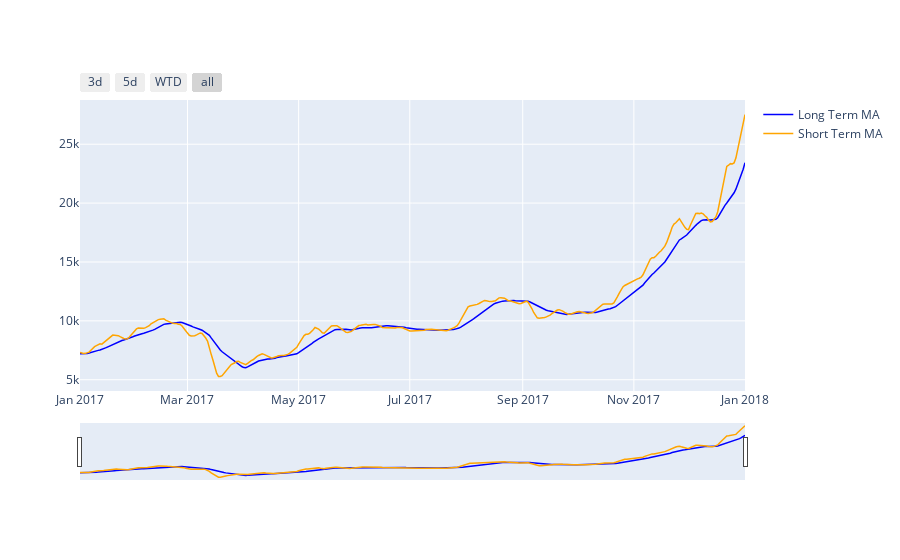

The notebook cell saved with this chart:
### Code cell
# MA con resampleo en dias
df_daily = df.resample("24H").mean()

df_daily['MA5'] = df_daily['close'].rolling(5).mean()
df_daily['MA20'] = df_daily['close'].rolling(20).mean()

df_daily = df_daily.loc['2020']

# Declaro figura
fig = go.Figure()

# Velas
# fig.add_trace(go.Candlestick(x=df_daily.index,
#                              open=df_daily['open'],
#                              high=df_daily['high'],
#                              low=df_daily['low'],
#                              close=df_daily['close'], 
#                              name='market data'))
 
# Agrego MA al grafico
fig.add_trace(go.Scatter(x=df.index, y=df_daily['MA20'],line=dict(color='blue', width=1.5), name = 'Long Term MA'))
fig.add_trace(go.Scatter(x=df.index, y=df_daily['MA5'],line=dict(color='orange', width=1.5), name = 'Short Term MA'))
 
fig.update_xaxes(
    rangeslider_visible=True,
    rangeselector=dict(
        buttons=list([
            dict(count=3, label="3d", step="day", stepmode="backward"),
            dict(count=5, label="5d", step="day", stepmode="backward"),
            dict(count=7, label="WTD", step="day", stepmode="todate"),
            dict(step="all")
        ])
    )
)
 
fig.show()

### Figure 1 — Plotly figure (JSON) as saved in the notebook; plotly's stock layout.template omitted (floating-point values rounded to 4 significant figures; data arrays with more than 128 entries replaced by an {"elided": "..."} marker saying what was removed)
{"data": [{"line": {"color": "blue", "width": 1.5}, "name": "Long Term MA", "type": "scatter", "x": {"elided": "1642 str values"}, "y": {"elided": "366 float values"}}, {"line": {"color": "orange", "width": 1.5}, "name": "Short Term MA", "type": "scatter", "x": {"elided": "1642 str values"}, "y": {"elided": "366 float values"}}], "layout": {"xaxis": {"rangeselector": {"buttons": [{"count": 3, "label": "3d", "step": "day", "stepmode": "backward"}, {"count": 5, "label": "5d", "step": "day", "stepmode": "backward"}, {"count": 7, "label": "WTD", "step": "day", "stepmode": "todate"}, {"step": "all"}]}, "rangeslider": {"visible": true}}}}
